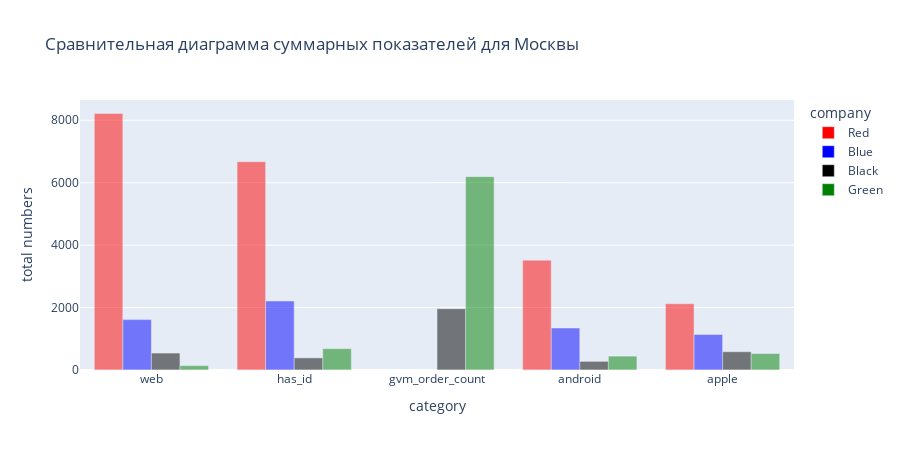

The cell this chart's notebook holds for it:
### Code cell
plot_by_index(df_msk, 'Москвы')
plot_by_index(df_regions, 'регионов')

### Figure 1 — Plotly figure (JSON) as saved in the notebook; plotly's stock layout.template omitted (floating-point values rounded to 4 significant figures)
{"data": [{"alignmentgroup": "True", "hovertemplate": "company=Red<br>category=%{x}<br>total numbers=%{y}<extra></extra>", "legendgroup": "Red", "marker": {"color": "red", "opacity": 0.5, "pattern": {"shape": ""}}, "name": "Red", "offsetgroup": "Red", "orientation": "v", "showlegend": true, "textposition": "auto", "type": "bar", "x": ["apple", "android", "web", "has_id", "gvm_order_count"], "xaxis": "x", "y": [2121, 3519, 8216, 6672, null], "yaxis": "y"}, {"alignmentgroup": "True", "hovertemplate": "company=Blue<br>category=%{x}<br>total numbers=%{y}<extra></extra>", "legendgroup": "Blue", "marker": {"color": "blue", "opacity": 0.5, "pattern": {"shape": ""}}, "name": "Blue", "offsetgroup": "Blue", "orientation": "v", "showlegend": true, "textposition": "auto", "type": "bar", "x": ["apple", "android", "web", "has_id", "gvm_order_count"], "xaxis": "x", "y": [1136, 1345, 1614, 2210, null], "yaxis": "y"}, {"alignmentgroup": "True", "hovertemplate": "company=Black<br>category=%{x}<br>total numbers=%{y}<extra></extra>", "legendgroup": "Black", "marker": {"color": "black", "opacity": 0.5, "pattern": {"shape": ""}}, "name": "Black", "offsetgroup": "Black", "orientation": "v", "showlegend": true, "textposition": "auto", "type": "bar", "x": ["apple", "android", "web", "has_id", "gvm_order_count"], "xaxis": "x", "y": [585, 277, 543, 388, 1963], "yaxis": "y"}, {"alignmentgroup": "True", "hovertemplate": "company=Green<br>category=%{x}<br>total numbers=%{y}<extra></extra>", "legendgroup": "Green", "marker": {"color": "green", "opacity": 0.5, "pattern": {"shape": ""}}, "name": "Green", "offsetgroup": "Green", "orientation": "v", "showlegend": true, "textposition": "auto", "type": "bar", "x": ["apple", "android", "web", "has_id", "gvm_order_count"], "xaxis": "x", "y": [527, 445, 140, 683, 6192], "yaxis": "y"}], "layout": {"barmode": "group", "font": {"size": 12}, "height": 450, "legend": {"title": {"text": "company"}, "tracegroupgap": 0}, "title": {"text": "Сравнительная диаграмма суммарных показателей для Москвы"}, "width": 900, "xaxis": {"anchor": "y", "categoryorder": "total descending", "domain": [0, 1], "title": {"text": "category"}}, "yaxis": {"anchor": "x", "domain": [0, 1], "title": {"text": "total numbers"}}}}
